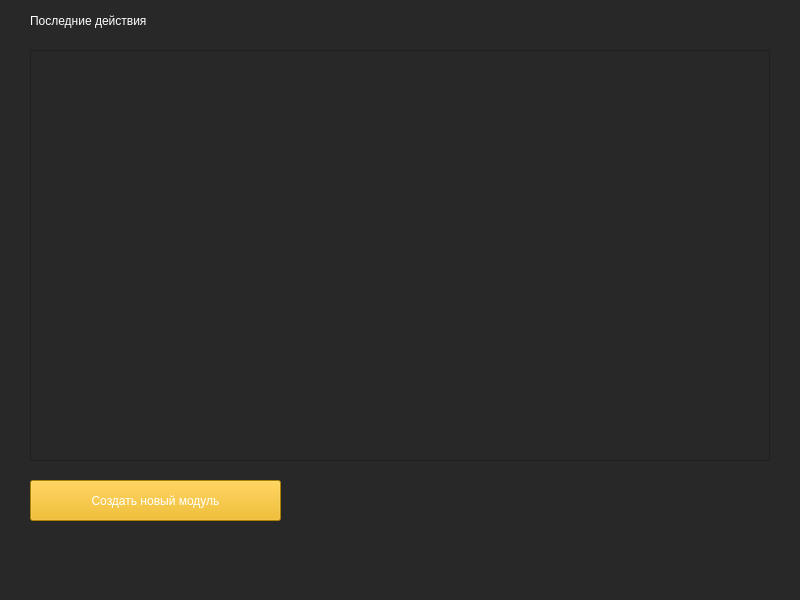
<?xml version="1.0" encoding="UTF-8"?>
<ui version="4.0">
 <class>MainWindow</class>
 <widget class="QMainWindow" name="MainWindow">
  <property name="geometry">
   <rect>
    <x>0</x>
    <y>0</y>
    <width>800</width>
    <height>600</height>
   </rect>
  </property>
  <property name="windowTitle">
   <string>EzLearn - Учите и Запоминайте</string>
  </property>
  <property name="styleSheet">
   <string notr="true">background-color: rgb(40, 40, 40);</string>
  </property>
  <widget class="QWidget" name="centralwidget">
   <widget class="QScrollArea" name="scroll_ar">
    <property name="geometry">
     <rect>
      <x>30</x>
      <y>50</y>
      <width>740</width>
      <height>411</height>
     </rect>
    </property>
    <property name="widgetResizable">
     <bool>true</bool>
    </property>
    <widget class="QWidget" name="scrollAreaWidgetContents_2">
     <property name="geometry">
      <rect>
       <x>0</x>
       <y>0</y>
       <width>738</width>
       <height>409</height>
      </rect>
     </property>
    </widget>
   </widget>
   <widget class="QLabel" name="lbl_last">
    <property name="geometry">
     <rect>
      <x>30</x>
      <y>10</y>
      <width>211</width>
      <height>21</height>
     </rect>
    </property>
    <property name="styleSheet">
     <string notr="true">font: 12pt &quot;MS Shell Dlg 2&quot;;
color: rgb(255, 255, 255)
</string>
    </property>
    <property name="text">
     <string>Последние действия</string>
    </property>
   </widget>
   <widget class="QPushButton" name="btn_create">
    <property name="geometry">
     <rect>
      <x>30</x>
      <y>480</y>
      <width>251</width>
      <height>41</height>
     </rect>
    </property>
    <property name="styleSheet">
     <string notr="true">background-color: rgb(242, 180, 0);
font: 12pt &quot;MS Shell Dlg 2&quot;;
color: rgb(255, 255, 255);</string>
    </property>
    <property name="text">
     <string>Создать новый модуль</string>
    </property>
   </widget>
  </widget>
  <widget class="QMenuBar" name="menubar">
   <property name="geometry">
    <rect>
     <x>0</x>
     <y>0</y>
     <width>800</width>
     <height>26</height>
    </rect>
   </property>
  </widget>
  <widget class="QStatusBar" name="statusbar"/>
 </widget>
 <resources/>
 <connections/>
</ui>
